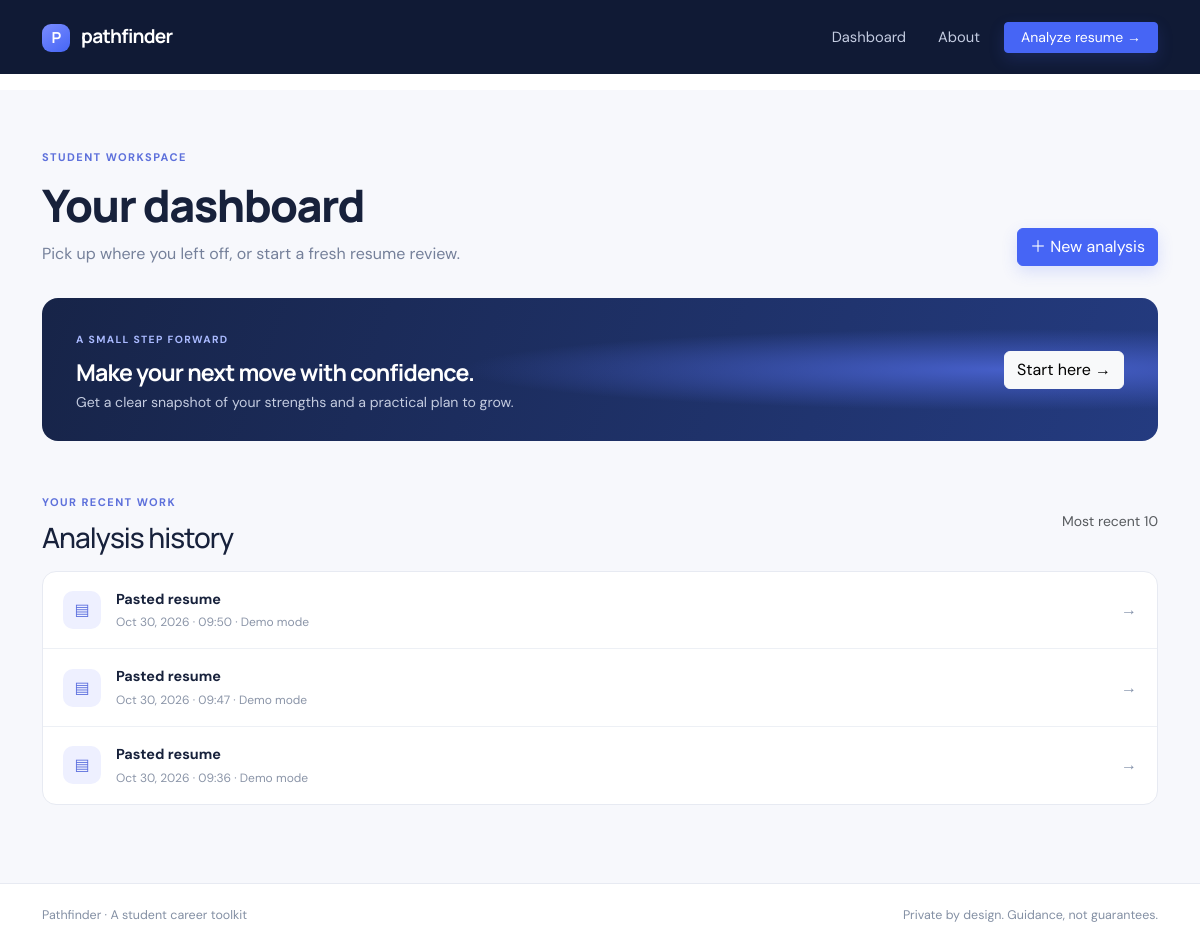
/dashboard, run on the app's committed database.
### database/models.py (models this page shows)
class Analysis(db.Model):
    id = db.Column(db.Integer, primary_key=True)
    created_at = db.Column(
        db.DateTime, nullable=False, default=lambda: datetime.now(timezone.utc)
    )
    original_filename = db.Column(db.String(255), nullable=False, default="Pasted resume")
    target_role = db.Column(db.String(100), nullable=False, default="")
    analysis_json = db.Column(db.Text, nullable=False)
    analysis_mode = db.Column(db.String(20), nullable=False, default="demo")

### routes.py (the view)
@main.get("/dashboard")
def dashboard():
    analyses = Analysis.query.order_by(desc(Analysis.created_at)).limit(10).all()
    return render_template("dashboard.html", analyses=analyses)

### templates/dashboard.html (shortened to what this page needs)
{% extends "base.html" %}
{% block content %}
<section class="page-section"><div class="container">
  <div class="page-heading d-flex flex-column flex-md-row justify-content-between align-items-md-end gap-3">
    <div><span class="eyebrow dark-eyebrow">STUDENT WORKSPACE</span><h1>Your dashboard</h1><p>Pick up where you left off, or start a fresh resume review.</p></div>
    <a class="btn btn-primary" href="{{ url_for('main.upload') }}">＋ New analysis</a>
  </div>
  <div class="dashboard-banner"><div><span class="banner-kicker">A SMALL STEP FORWARD</span><h2>Make your next move with confidence.</h2><p>Get a clear snapshot of your strengths and a practical plan to grow.</p></div><a href="{{ url_for('main.upload') }}" class="btn btn-light">Start here <span aria-hidden="true">→</span></a></div>
  <div class="d-flex justify-content-between align-items-center mt-5 mb-3"><div><span class="eyebrow dark-eyebrow">YOUR RECENT WORK</span><h2 class="h3 mt-2 mb-0">Analysis history</h2></div><span class="small text-muted">Most recent 10</span></div>
  {% if analyses %}
  <div class="history-list">
    {% for item in analyses %}
    <a class="history-row" href="{{ url_for('main.results', analysis_id=item.id) }}">
      <span class="history-icon">▤</span><span class="history-info"><strong>{{ item.original_filename }}</strong><small>{{ item.created_at.strftime('%b %d, %Y · %H:%M') }} · {{ item.analysis_mode|capitalize }} mode</small></span>
      {% if item.target_role %}<span class="role-badge">{{ item.target_role }}</span>{% endif %}<span class="history-arrow">→</span>
    </a>
    {% endfor %}
  </div>
  {% else %}
  <div class="empty-state"><div class="empty-icon">▤</div><h3>No analyses yet</h3><p>Your analyses will appear here. Your resume text and uploaded file are not stored.</p><a class="btn btn-outline-primary" href="{{ url_for('main.upload') }}">Analyze your first resume</a></div>
  {% endif %}
</div></section>
{% endblock %}

### static/css/style.css (style rules this page uses)
:root { --navy:#101a35;--blue:#4665f5;--ink:#17213b;--muted:#75809a;--line:#e7eaf2;--paper:#f7f8fc }
* { box-sizing:border-box }
body { font-family:'DM Sans',sans-serif;color:var(--ink);background:#fff }
h1,h2,h3,.navbar-brand { font-family:'Manrope',sans-serif;letter-spacing:-.035em }
.btn-primary { background:var(--blue);border-color:var(--blue);box-shadow:0 6px 16px #4665f52b }
.eyebrow { display:inline-flex;align-items:center;gap:8px;font-size:.69rem;letter-spacing:.13em;font-weight:700;color:#9daeff }
.dark-eyebrow { color:#5d70db }
.section-heading p,.page-heading p { color:var(--muted);margin:0 }
.page-section { background:var(--paper);min-height:75vh;padding:54px 0 78px }
.page-heading h1,.results-heading h1,.about-title { font-size:clamp(2rem,4vw,2.8rem);font-weight:800;margin:10px 0 }
.page-heading p { max-width:660px }
.dashboard-banner { display:flex;justify-content:space-between;align-items:center;gap:20px;margin-top:32px;padding:28px 34px;border-radius:16px;color:#fff;background:radial-gradient(ellipse at 87%,#465fc9 0,transparent 40%),linear-gradient(110deg,#172448,#243b80) }
.banner-kicker { font-size:.65rem;letter-spacing:.13em;color:#aabaff;font-weight:700 }
.dashboard-banner h2 { font-size:1.45rem;font-weight:700;margin:9px 0 5px }
.dashboard-banner p { color:#c4cce0;font-size:.88rem;margin:0 }
.history-list { border:1px solid var(--line);background:#fff;border-radius:14px;overflow:hidden }
.history-row { display:flex;align-items:center;gap:15px;padding:17px 20px;text-decoration:none;color:var(--ink);border-bottom:1px solid #edf0f5 }
.history-row:last-child { border:0 }
.history-icon { width:38px;height:38px;border-radius:10px;display:grid;place-items:center;background:#eef0ff;color:#5d70de }
.history-info { flex:1;min-width:0 }
.history-info strong,.history-info small { display:block;overflow:hidden;text-overflow:ellipsis;white-space:nowrap }
.history-info strong { font-size:.9rem }
.history-info small { font-size:.75rem;color:#8b95a8;margin-top:3px }
.history-arrow { color:#8290a9 }

### data on the page
Analysis: original_filename "Pasted resume", created_at "Oct 30, 2026 · 09:50", analysis_mode "Demo"
Analysis: original_filename "Pasted resume", created_at "Oct 30, 2026 · 09:47", analysis_mode "Demo"
Analysis: original_filename "Pasted resume", created_at "Oct 30, 2026 · 09:36", analysis_mode "Demo"
